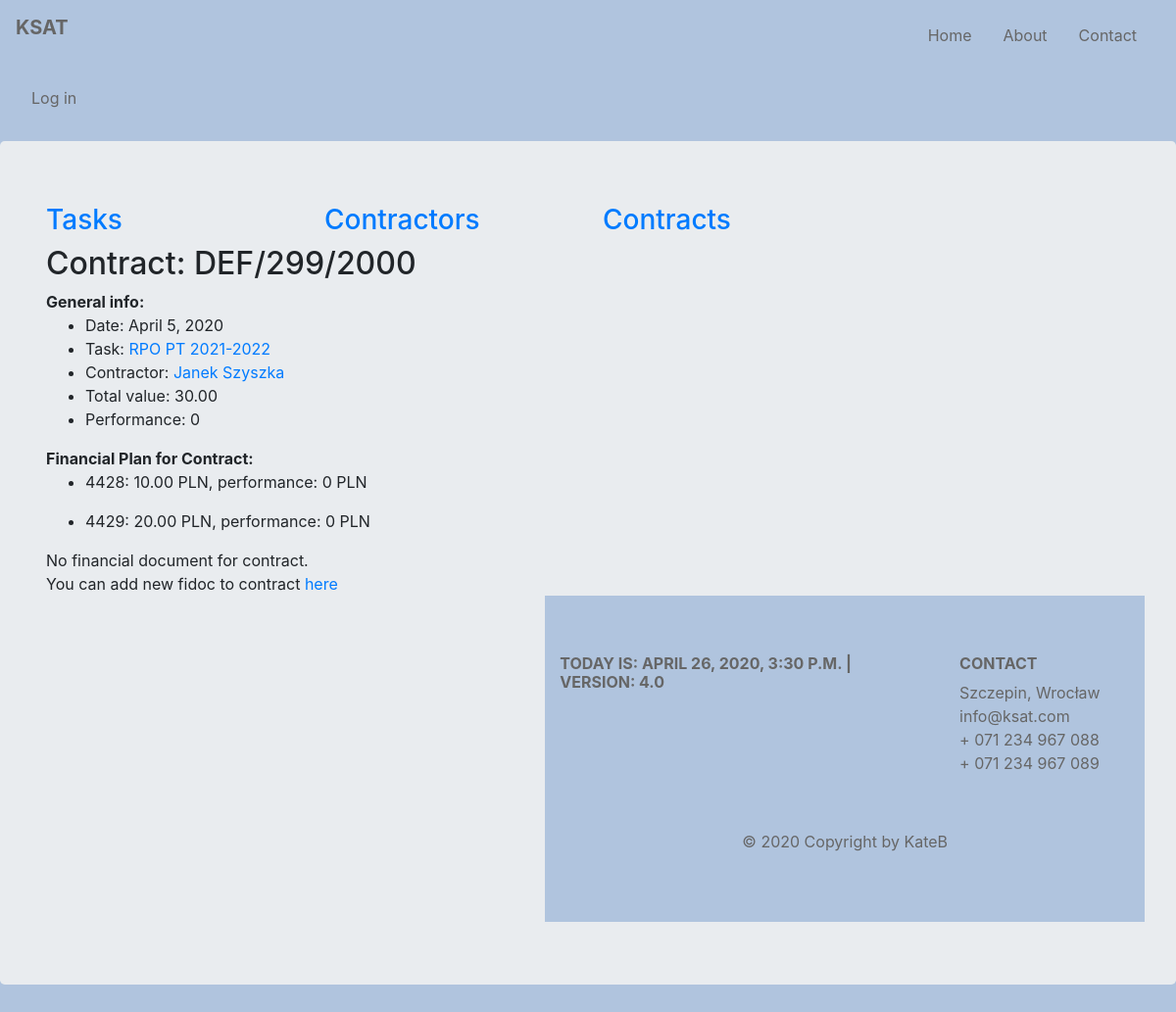
The app's page /ksat/contract/def2992000, older data.
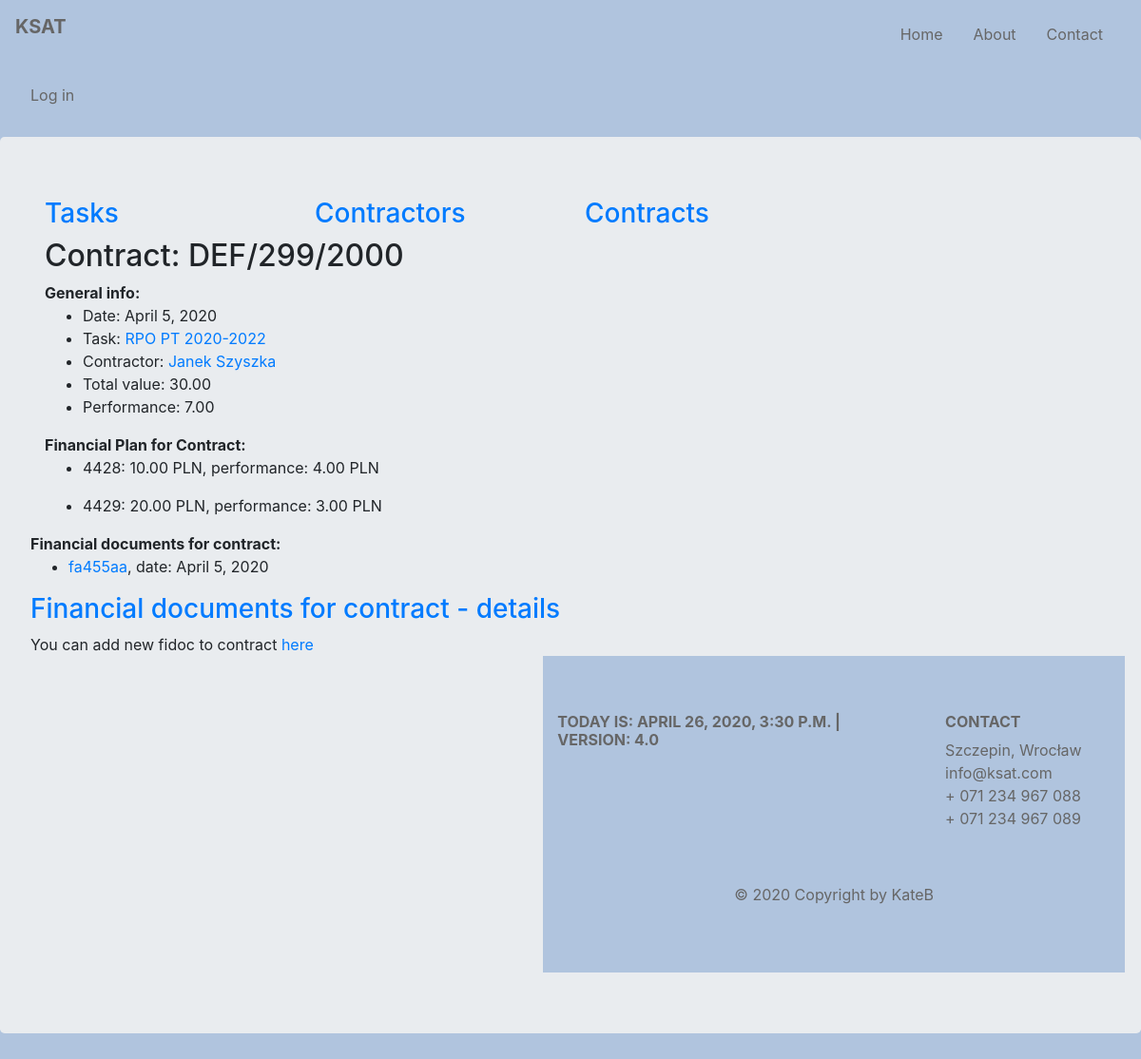
The same page, newer data.
### budget/models.py (models this page shows, shortened)
class Contract(models.Model):
    number = models.CharField(max_length=128, unique=True)
    date = models.DateField()
    task = models.ForeignKey(Task, on_delete=models.CASCADE, related_name='contracts', related_query_name='contract')
    contractor = models.ForeignKey(Contractor, default=None, on_delete=models.CASCADE, related_name='contracts',
                                   related_query_name='contract')
    article = models.ManyToManyField(Articles, through='ContractArticle')
    slug = AutoSlugField(null=True, default=None, unique=True, populate_from='number')
    def contract_value(self):
        value = ContractArticle.objects.filter(contract=self).aggregate(total=Sum('value'))['total']
        if value:
            return round(value, 2)
        return 0
    def contract_performance(self):
        fin_docs = FinancialDocument.objects.filter(contract=self)
        performance = 0
        for fin_doc in fin_docs:
            performance += fin_doc.fin_doc_value()
        return round(performance, 2)
    class Meta:
        default_related_name = 'contract'
        ordering = ('number', 'contractor')
        verbose_name = 'contract'

class Task(models.Model):
    title = models.CharField(max_length=128, unique=True)
    description = models.CharField(max_length=256)
    unit = models.SmallIntegerField()
    section = models.SmallIntegerField()
    article = models.ManyToManyField(Articles, through='TaskArticles')
    slug = AutoSlugField(null=True, default=None, unique=True, populate_from='title')

class Contractor(models.Model):
    name = models.CharField(max_length=128)
    last_name = models.CharField(max_length=128)
    num = models.SmallIntegerField(blank=True)
    slug = models.SlugField(max_length=200, unique=True, null=True, default=None)
    def __str__(self):
        return f'{self.name} {self.last_name}'
    class Meta:
        default_related_name = 'contractors'
        ordering = ('last_name',)
        verbose_name = 'contractor'

class ContractArticle(models.Model):
    contract = models.ForeignKey(Contract, on_delete=models.CASCADE)
    contract_article = models.ForeignKey(Articles, on_delete=models.CASCADE, blank=True )
    value = models.DecimalField(decimal_places=2, max_digits=11, default=0)
    class Meta:
        default_related_name = 'contract_articles'
        ordering = ('contract',)
        verbose_name = 'contract_articles'

class Articles(models.Model):
    number = models.IntegerField()
    name = models.CharField(max_length=126)
    financement_choices = [
        (0, 'BWD'),
        (8, 'DOT'),
        (9, 'BWD-WKLAD WLASNY')
    ]
    financement = models.IntegerField(choices=financement_choices)
    class Meta:
        verbose_name = 'article'
    def total_number(self):
        return f'{str(self.number) + str(self.financement)}'

class FinancialDocument(models.Model):
    contract = models.ForeignKey(Contract, on_delete=models.CASCADE, related_name='fds', related_query_name='fd')
    contractor = models.ForeignKey(Contractor, default=None, on_delete=models.CASCADE, related_name='fds',
                                   related_query_name='fd')
    number = models.CharField(max_length=64, default=None)
    date = models.DateField()
    payment_date1 = models.DateField(blank=True, null=True)
    payment_date2 = models.DateField(blank=True, null=True)
    article = models.ManyToManyField(Articles, through='FinDocumentArticle')
    slug = models.SlugField(max_length=200, unique=True, null=True, default=None)
    def get_absolute_url(self):
        return reverse('budget:findoc_details', kwargs={'findoc_slug': self.slug})
    def fin_doc_value(self):
        value = FinDocumentArticle.objects.filter(fin_doc=self).aggregate(total=Sum('value'))['total']
        if value:
            return round(value, 2)
        return 0
    class Meta:
        default_related_name = 'fds'
        verbose_name = 'finacial_doc'

### budget/views.py (the view)
# urls.py: path('contract/<slug:contract_slug>', views.ContractDetailsView.as_view(), name='contract_details'),
class ContractDetailsView(DetailView):
    model = Contract
    template_name = 'budget/contract.html'
    slug_url_kwarg = 'contract_slug'
    context_object_name = 'contract'
    def render_to_response(self, context, **response_kwargs):
        response = super().render_to_response(context, **response_kwargs)
        contract_id = Contract.objects.get(slug=self.kwargs.get('contract_slug')).id
        response.set_cookie('contract_id', contract_id, max_age=30)
        return response

### budget/my_context_processor.py (called while the page is built)
def cp(request):
    ctx = {
        "now": django.utils.timezone.now(),
        "version": "4.0"
    }
    return ctx

def recaptcha_site_key(request):
    return {'RECAPTCHA_SITE_KEY': settings.RECAPTCHA_SITE_KEY}

### budget/templatetags/article_functions.py (called while the page is built)
@register.simple_tag
def contract_article_performance(article, contract):
    performance = 0
    findocs = FinancialDocument.objects.filter(contract=contract)
    for findoc in findocs:
        findoc_article_performance = FinDocumentArticle.objects.filter(article=article,
                            fin_doc = findoc).aggregate(total=Sum('value'))['total']
        if findoc_article_performance is not None:
            performance += findoc_article_performance
    return round(performance, 2)

### budget/templates/budget/contract.html (shortened to what this page needs)
{% extends 'base.html' %}
{% load article_functions %}
{% block content %}
    {{ block.super }}
    <div class="container">
        <h2>Contract: {{ contract.number }}</h2>
        <div><b>General info:</b>
            <ul>
                <li>Date: {{ contract.date }}</li>
                <li>Task: <a href="{% url 'budget:task_details' contract.task.slug %}">{{ contract.task.title }}</a></li>
                <li>Contractor: <a
                        href="{% url 'budget:contractor_details' contract.contractor.slug %}">{{ contract.contractor }}</a>
                </li>
                <li>Total value: {{ contract.contract_value }}</li>
                <li>Performance: {{ contract.contract_performance }}</li>
            </ul>
        </div>
        <div>
            <b>Financial Plan for Contract:</b>
            {% for article in contract.contract_articles.all %}
                <ul>
                    <li>{{ article.contract_article.total_number }}: {{ article.value }} PLN,
                        performance: {% contract_article_performance article.contract_article contract %} PLN
                    </li>
                </ul>
            {% endfor %}
        </div>
        {% if not contract.contract_performance %}
            <div>No financial document for contract. {% else %}</div>
            <div>
                <b>Financial documents for contract:</b>
                <ul>
                    {% for fd in contract.fds.all %}
                        <li><a href="{{ fd.get_absolute_url }}">{{ fd.number }}</a>, date: {{ fd.date }}</li>
                    {% endfor %}
                </ul>
                <h3><a href="{% url 'budget:contract-findocs' contract.slug %}">Financial documents for contract -
                    details</a>
                </h3>
            </div>
        {% endif %}
        <div>You can add new fidoc to contract <a href="{% url 'budget:add_findoc' %}">here</a></div>
        <div class="row">
            <div class="col-sm">
            <div class="col-sm">
            <div class="col-sm">
        </div>
    </div></br>
{% endblock %}

### budget/templates/base.html (shortened to what this page needs)
{% load static %}
<!DOCTYPE html>
<html lang="en">
<head>
    <link rel="stylesheet" href="https://stackpath.bootstrapcdn.com/bootstrap/4.1.3/css/bootstrap.min.css"
>
    <link rel="stylesheet" href="{% static "css/style.css" %}">
    <link rel="stylesheet" href="https://use.fontawesome.com/releases/v5.5.0/css/all.css"
>
</head>
<body>
<nav class="navbar navbar-expand-md">
    <a class="navbar-brand" href="{% url 'budget:index' %}"><p class="text-uppercase font-weight-bold">KSAT</p></a>
    <div class="collapse navbar-collapse" id="main-navigation">
        <ul class="navbar-nav">
            <li class="nav-item">
                <a class="nav-link" href="{% url 'budget:index' %}">Home</a>
            </li>
            <li class="nav-item">
                <a class="nav-link" href="{% url 'budget:index' %}#description">About</a>
            </li>
            <li class="nav-item">
                <a class="nav-link" href="{% url 'budget:index' %}#contact">Contact</a>
            </li>
        </ul>
    </div>
</nav>
{% block content %}
    <nav class="navbar navbar-expand-md">
    {% if request.user.is_authenticated %}
<p class="text-uppercase font-weigth-normal">Logged as: {{ request.user.username }}</p>
        <button class="navbar-toggler navbar-dark" type="button" data-toggle="collapse" data-target="#main-navigation">
        <span class="navbar-toggler-icon"></span>
    </button>
    <div class="collapse navbar-collapse" id="main-navigation">
        <ul class="navbar-nav">
            <li class="nav-item">
                <a class="nav-link" href="{% url 'budget:logout' %}">Log out</a>
            </li>
            <li class="nav-item">
                <a class="nav-link" href="{% url 'budget:reset_password' %}">Reset password</a>
            </li>
            {% else %}
            <p class="nav-item">
                <a class="nav-link" href="{% url 'budget:login' %}">Log in</a>
            </p>
    </div>{% endif %}
</nav>
    <div class="jumbotron">
    <div class="container features">
        <div class="row">
            <div class="col-lg-3 col-md-3 col-sm-12">
                <h3 class="feature-title"><a href="{% url 'budget:tasks' %}"> Tasks</a></h3>
            </div>
            <div class="col-lg-3 col-md-3 col-sm-12">
                <h3 class="feature-title"><a href="{% url 'budget:contractors' %}">Contractors</a></h3>
            </div>
            <div class="col-lg-3 col-md-3 col-sm-12">
                <h3 class="feature-title"><a href="{% url 'budget:contracts' %}"> Contracts</a></h3>
            </div>
            <div class="col-lg-3 col-md-3 col-sm-12">
            </div>
        </div>
    </div>
{% endblock content %}
</div>
<footer class="page-footer">
    <div class="container">
        <div class="row">
            <div class="col-lg-8 col-md-8 col-sm-12">
                <h6 class="text-uppercase font-weight-bold">Today is: {{ now }} | version: {{ version }}</h6>
            </div>
            <div class="col-lg-4 col-md-4 col-sm-12" id="contact">
                <h6 class="text-uppercase font-weight-bold">Contact</h6> <div class="contact">
                <p>Szczepin, Wrocław
                    <br/>info@ksat.com
                    <br/>+ 071 234 967 088
                    <br/>+ 071 234 967 089</p>
            </div></div>
        </div>
        <div class="footer-copyright text-center">© 2020 Copyright by KateB</div>
</footer>
</body>
</html>

### static/css/style.css (style rules this page uses)
body { padding: 0; margin: 0; background: lightsteelblue; }
.navbar { background: lightsteelblue; }
.nav-link, .navbar-brand { color: #666666; cursor: pointer; }
.nav-link { margin-right: 1em !important; }
.navbar-collapse { justify-content: flex-end; }
.page-footer { background-color: lightsteelblue; color: #666666; padding: 60px 0 30px; }
.footer-copyright { color: #666; padding: 40px 0; }

Row changes from the older to the newer data that the page shows:
changed through a linked row, Contract "Janek Szyszka": task "RPO PT 2021-2022" → "RPO PT 2020-2022"; contract_performance "0" → "7.00"
computed for ContractArticle (number 1 of 2 on the later page): contract_article "0" → "4.00"
computed for ContractArticle (number 2 of 2 on the later page): contract_article "0" → "3.00"
added FinancialDocument: number "fa455aa", date "April 5, 2020"
Text that changed along with them:
text no longer shown: "No financial document for contract."
text now shown: "Financial documents for contract: Financial documents for contract - details"
